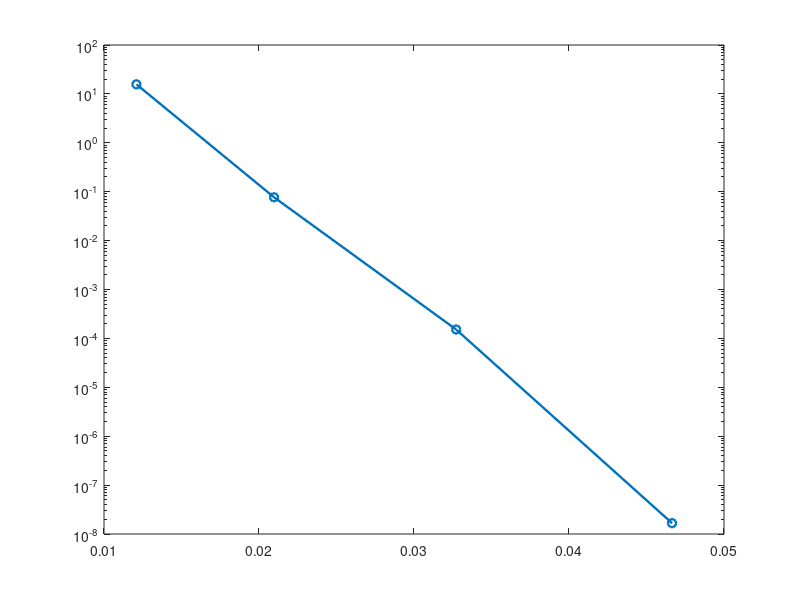

Here is the MATLAB script that generated this plot: (Note: this script raises an error after producing the figure.)
clc ;
close all ;
clear all ;

runtime = [1.209100e-02 2.097200e-02 3.272000e-02 4.664700e-02] ;
error = [1.568834e+01 7.686811e-02 1.520357e-04 1.666558e-08] ;

semilogy(runtime, error, 'o-', 'LineWidth', 1.7) ;

labels = {'m=30', 'm=50', 'm=75', 'm=100'} ;
text(runtime, error, labels, 'horizontal','left', 'vertical','bottom', 'FontSize', 12)

title('Error vs Execution time (Lanczos method on s3rmt3m3.mtx)' ,'FontSize',15, 'Interpreter','latex')
xlabel('Runtime (sec)', 'Interpreter', 'latex', 'FontSize',14)
ylabel('error ($ \lambda^{(true)} - \lambda^{(computed)} $)', 'Interpreter', 'latex',...
    'FontSize', 15)